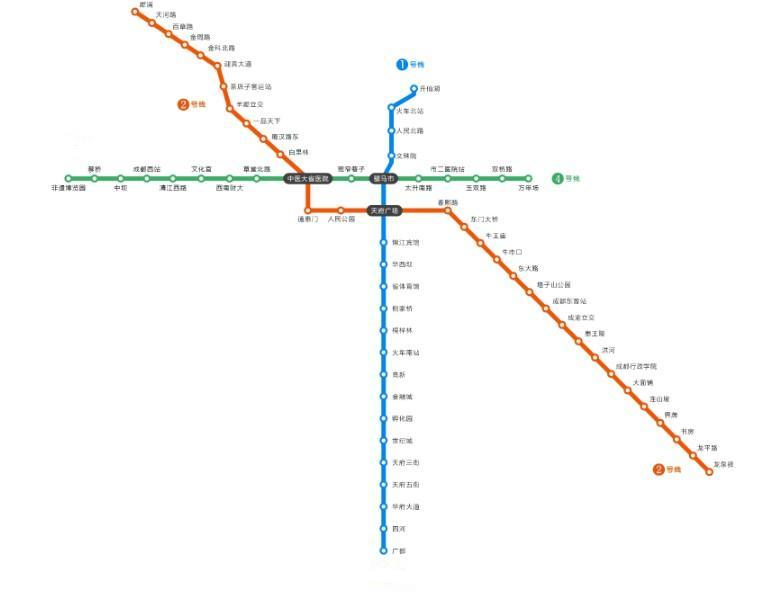
#> input picture pythonProject1/ditie.jpg, 781 x 593 px
$ python ditie.py
#> lines starting #> are read from the running program, lines starting #| are printed output that depends on the picture; after the words box and inside, x2 and y2 are one past the last pixel; in counts of white or black regions, pixels touching at a corner belong together; long printed decimals are rounded
# import cv2
# import numpy as np
#
#
# def find_and_draw_contours(image, lower_color, upper_color, color):
#     # 转换颜色空间到HSV
#     hsv_image = cv2.cvtColor(image, cv2.COLOR_BGR2HSV)
#     # 根据颜色阈值创建掩码
#     mask = cv2.inRange(hsv_image, lower_color, upper_color)
#     # 查找轮廓
#     contours, _ = cv2.findContours(mask, cv2.RETR_EXTERNAL, cv2.CHAIN_APPROX_SIMPLE)
#
#     # 如果没有找到轮廓，则直接返回图像
#     if not contours:
#         return image
#
#     # 合并轮廓
#     # 使用 np.vstack 合并轮廓时需要确保轮廓作为列表传入
#     contours = np.vstack(contours).squeeze()
#
#     # 计算合并后轮廓的边界矩形
#     x, y, w, h = cv2.boundingRect(contours)
#
#     # 绘制矩形框
#     cv2.rectangle(image, (x, y), (x + w, y + h), color, 2)
#
#     return image
#
#
# # 读取图像
# image = cv2.imread('ditie.jpg')
#
# # 定义颜色的HSV阈值
# # 注意：这里的阈值可能需要根据你的图像进行调整
# lower_red = np.array([0, 120, 70])
# upper_red = np.array([10, 255, 255])
# lower_blue = np.array([100, 50, 50])
# upper_blue = np.array([130, 255, 255])
# lower_green = np.array([50, 100, 100])
# upper_green = np.array([70, 255, 255])
#
# # 分别处理每种颜色的线条
# image = find_and_draw_contours(image, lower_red, upper_red, (0, 0, 255))  # 红色线条用蓝色框
# image = find_and_draw_contours(image, lower_blue, upper_blue, (255, 0, 0))  # 蓝色线条用红色框
# image = find_and_draw_contours(image, lower_green, upper_green, (0, 255, 0))  # 绿色线条用绿色框
#
# # 显示结果图像
# cv2.imshow('Detected Lines', image)
# cv2.waitKey(0)
# cv2.destroyAllWindows()

# import cv2
# import numpy as np
#
#
# def find_and_draw_contours(image, lower_color, upper_color, color, color_name):
#     # 转换颜色空间到HSV
#     hsv_image = cv2.cvtColor(image, cv2.COLOR_BGR2HSV)
#     # 根据颜色阈值创建掩码
#     mask = cv2.inRange(hsv_image, lower_color, upper_color)
#     # 查找轮廓
#     contours, _ = cv2.findContours(mask, cv2.RETR_EXTERNAL, cv2.CHAIN_APPROX_SIMPLE)
#
#     # 如果没有找到轮廓，则直接返回图像
#     if not contours:
#         print(f"No contours found for {color_name}.")
#         return image
#
#     # 合并轮廓
#     all_contours = np.vstack(contours).squeeze()
#
#     # 计算合并后轮廓的边界矩形
#     x, y, w, h = cv2.boundingRect(all_contours)
#
#     # 绘制矩形框
#     cv2.rectangle(image, (x, y), (x + w, y + h), color, 2)
#
#     # 计算并打印长度
#     length = cv2.arcLength(all_contours, True)
#     print(f" {color_name} 长度: {length} pixels.")
#
#     return image
#
#
# # 读取图像
# image = cv2.imread('ditie.jpg')
#
# # 定义颜色的HSV阈值及名称
# colors_info = [
#     (np.array([100, 50, 50]), np.array([130, 255, 255]), (255, 0, 0), "1号线"),
#     (np.array([0, 120, 70]), np.array([10, 255, 255]), (0, 0, 255), "2号线"),
#     (np.array([50, 100, 100]), np.array([70, 255, 255]), (0, 255, 0), "4号线")
# ]
#
# # 分别处理每种颜色的线条
# for lower_color, upper_color, color, color_name in colors_info:
#     image = find_and_draw_contours(image, lower_color, upper_color, color, color_name)
#
# # 显示结果图像
# cv2.imshow('Detected Lines', image)
# cv2.waitKey(0)
# cv2.destroyAllWindows()

import cv2
import numpy as np


def find_and_draw_contours(image, lower_color, upper_color, color, color_name):
    # 转换颜色空间到HSV
    hsv_image = cv2.cvtColor(image, cv2.COLOR_BGR2HSV)
    # 根据颜色阈值创建掩码
    mask = cv2.inRange(hsv_image, lower_color, upper_color)
    # 查找轮廓
    contours, _ = cv2.findContours(mask, cv2.RETR_EXTERNAL, cv2.CHAIN_APPROX_SIMPLE)

    # 如果没有找到轮廓，则直接返回图像
    if not contours:
        print(f"No contours found for {color_name}.")
        return image

    # 合并轮廓
    all_contours = np.vstack(contours).squeeze()

    # 计算合并后轮廓的边界矩形
    x, y, w, h = cv2.boundingRect(all_contours)

    # 绘制矩形框
    cv2.rectangle(image, (x, y), (x + w, y + h), color, 2)

    # 计算并打印长度
    length = cv2.arcLength(all_contours, True)
    print(f"Length of {color_name} line: {length} pixels.")

    # 根据给定的比例计算段数
    average_length_per_segment = 2266 / 21
    estimated_segments = round(length / average_length_per_segment)
    print(f" {color_name}站数: {estimated_segments}")

    return image


# 读取图像
image = cv2.imread('ditie.jpg')
#> image is the input picture: shape (593, 781, 3); mean B, G, R 250.1, 250.8, 250.6

# 定义颜色的HSV阈值及名称
colors_info = [
    (np.array([0, 120, 70]), np.array([10, 255, 255]), (0, 0, 255), "2号线"),
    (np.array([103, 50, 50]), np.array([160, 255, 255]), (255, 0, 0), "1号线"),
    (np.array([50, 100, 100]), np.array([70, 255, 255]), (0, 255, 0), "4号线")
]

# 分别处理每种颜色的线条
for lower_color, upper_color, color, color_name in colors_info:
    image = find_and_draw_contours(image, lower_color, upper_color, color, color_name)
#> this loop made 3 passes
#> (x in find_and_draw_contours, y in find_and_draw_contours, w in find_and_draw_contours, h in find_and_draw_contours, length in find_and_draw_contours, estimated_segments in find_and_draw_contours) on passes 1 to 2: (137, 10, 576, 465, 3160.2, 29), (304, 58, 113, 486, 2416.2, 22)
#> (contours in find_and_draw_contours, x in find_and_draw_contours, y in find_and_draw_contours, w in find_and_draw_contours, h in find_and_draw_contours, length in find_and_draw_contours, estimated_segments in find_and_draw_contours) on pass 3: (33 contours, all with area under 20, 97, 176, 466, 4, 1483.3, 14)
#| Length of 2号线 line: 3160.217 pixels.
#|  2号线站数: 29
#| Length of 1号线 line: 2416.220 pixels.
#|  1号线站数: 22
#| Length of 4号线 line: 1483.348 pixels.
#|  4号线站数: 14
#> pass 1, in find_and_draw_contours, `mask = cv2.inRange(hsv_image, lower_color, upper_color)`:
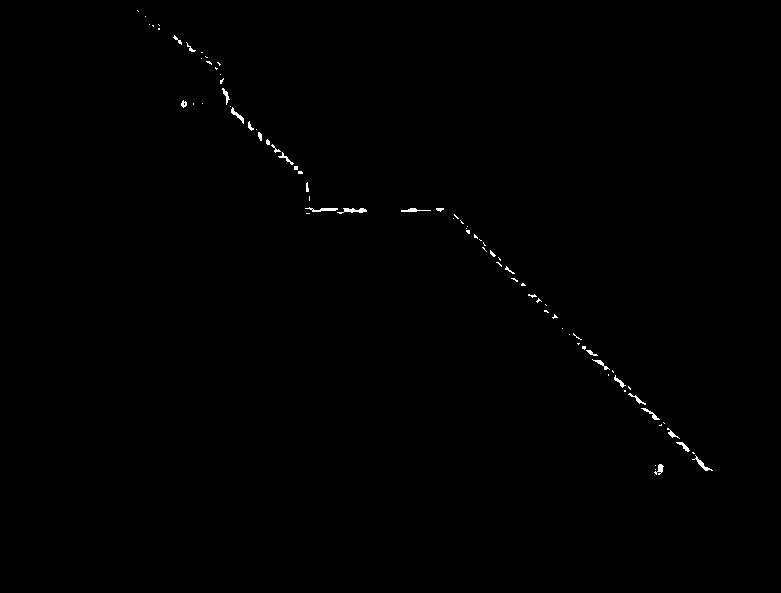
#> mask: shape (593, 781); 0.31% white in thin lines or dots, all inside (x1, y1, x2, y2) = (137, 10, 713, 475)
#> pass 1, `image = find_and_draw_contours(image, lower_color, upper_color, color,..`:
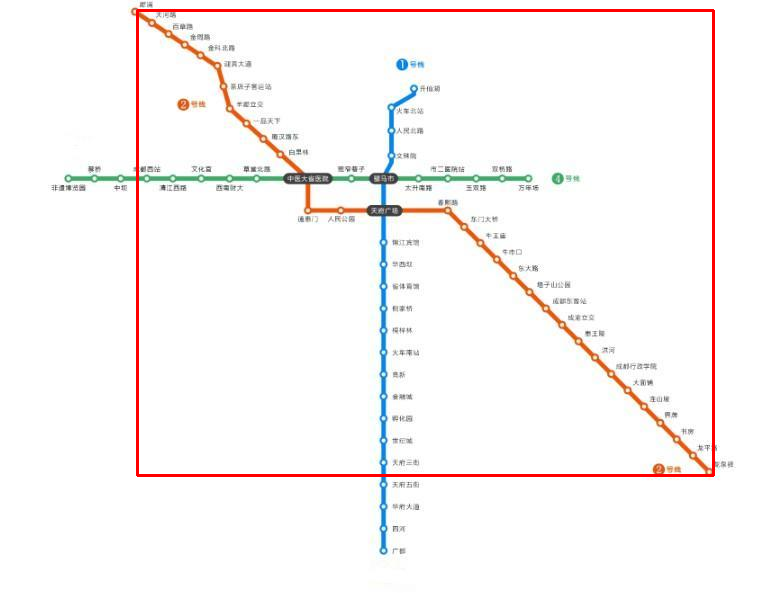
#> image: shape (593, 781, 3); 1.35% of pixels changed, all inside (x1, y1, x2, y2) = (136, 9, 715, 477)
#> after the loop:
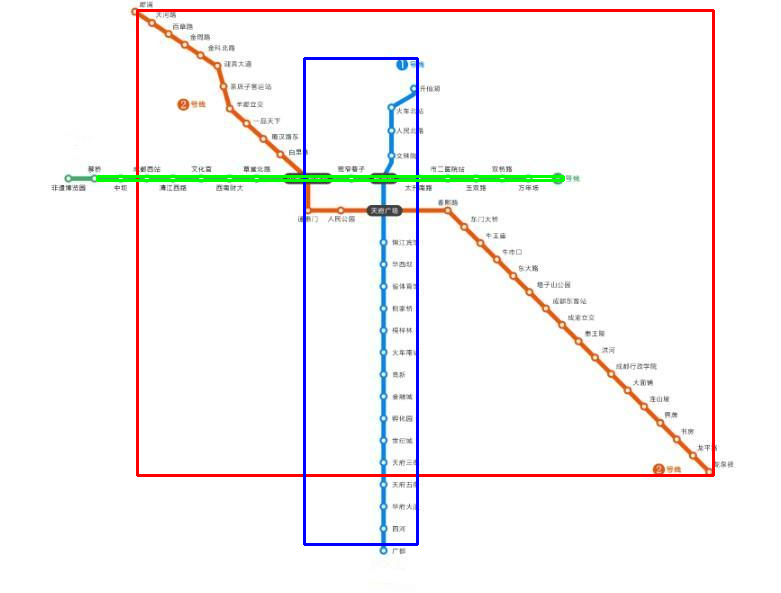
#> image: shape (593, 781, 3); 1.38% of pixels changed, all inside (x1, y1, x2, y2) = (96, 57, 565, 546)

# 显示结果图像
cv2.imshow('Detected Lines', image)
cv2.waitKey(0)
cv2.destroyAllWindows()
